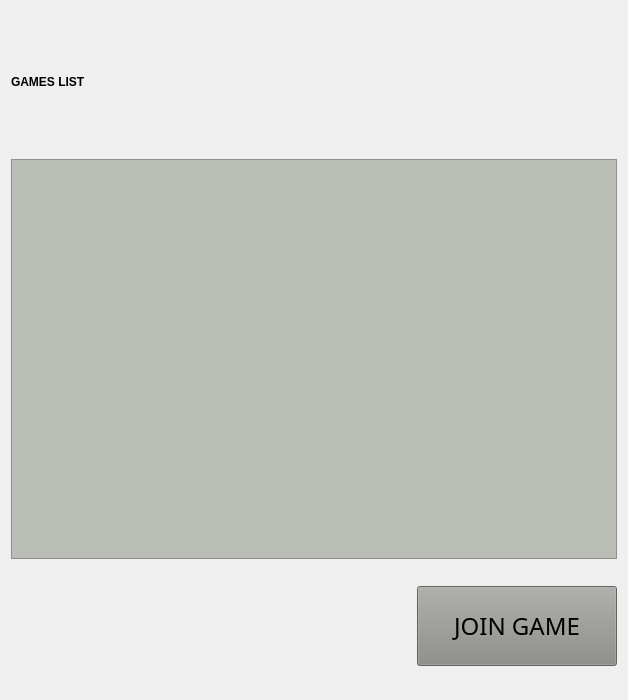
<?xml version="1.0" encoding="UTF-8"?>
<ui version="4.0">
 <class>JoinGameWindow</class>
 <widget class="QDialog" name="JoinGameWindow">
  <property name="geometry">
   <rect>
    <x>0</x>
    <y>0</y>
    <width>628</width>
    <height>700</height>
   </rect>
  </property>
  <property name="windowTitle">
   <string>Game Election</string>
  </property>
  <layout class="QGridLayout" name="gridLayout">
   <item row="1" column="0">
    <widget class="QLabel" name="titleLabel">
     <property name="maximumSize">
      <size>
       <width>16777215</width>
       <height>100</height>
      </size>
     </property>
     <property name="styleSheet">
      <string notr="true">font: 36pt &quot;Sarai&quot;;</string>
     </property>
     <property name="text">
      <string>&lt;html&gt;&lt;head/&gt;&lt;body&gt;&lt;p&gt;&lt;span style=&quot; font-weight:700;&quot;&gt;GAMES LIST&lt;/span&gt;&lt;/p&gt;&lt;/body&gt;&lt;/html&gt;</string>
     </property>
    </widget>
   </item>
   <item row="3" column="0">
    <widget class="QPushButton" name="joinGameButton">
     <property name="sizePolicy">
      <sizepolicy hsizetype="Minimum" vsizetype="Fixed">
       <horstretch>0</horstretch>
       <verstretch>0</verstretch>
      </sizepolicy>
     </property>
     <property name="maximumSize">
      <size>
       <width>200</width>
       <height>80</height>
      </size>
     </property>
     <property name="font">
      <font>
       <family>Sarai</family>
       <pointsize>18</pointsize>
       <italic>false</italic>
       <bold>false</bold>
      </font>
     </property>
     <property name="cursor">
      <cursorShape>PointingHandCursor</cursorShape>
     </property>
     <property name="layoutDirection">
      <enum>Qt::RightToLeft</enum>
     </property>
     <property name="styleSheet">
      <string notr="true">font: 18pt &quot;Sarai&quot;;
color: rgb(0, 0, 0);
background-color: rgb(136, 138, 133);</string>
     </property>
     <property name="text">
      <string>JOIN GAME</string>
     </property>
     <property name="autoDefault">
      <bool>false</bool>
     </property>
    </widget>
   </item>
   <item row="2" column="0">
    <widget class="QListWidget" name="listWidget">
     <property name="maximumSize">
      <size>
       <width>16777215</width>
       <height>400</height>
      </size>
     </property>
     <property name="font">
      <font>
       <family>Sarai</family>
       <pointsize>22</pointsize>
       <bold>true</bold>
      </font>
     </property>
     <property name="mouseTracking">
      <bool>false</bool>
     </property>
     <property name="styleSheet">
      <string notr="true">background-color: rgb(186, 189, 182);</string>
     </property>
    </widget>
   </item>
  </layout>
 </widget>
 <resources/>
 <connections/>
</ui>
